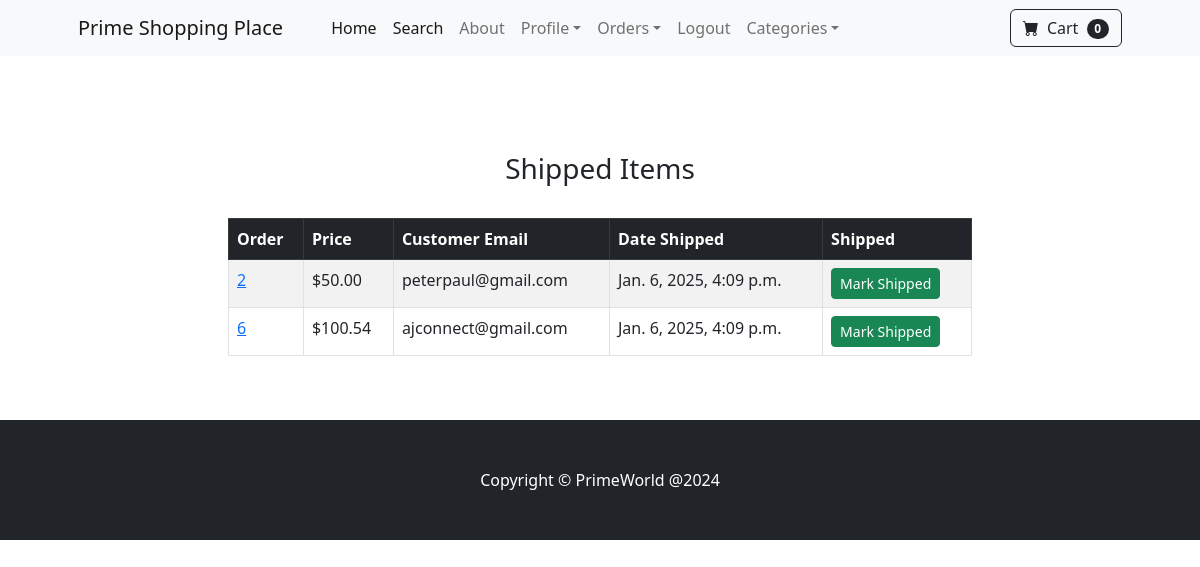
The page /payment/shipped_dash/ (signed in) on the database its author committed.
### payment/models.py (models this page shows, shortened)
class Order(models.Model):
    user = models.ForeignKey(User, on_delete=models.CASCADE, null=True, blank=True)
    full_name = models.CharField(max_length=255)
    email = models.EmailField(max_length=255)
    shipping_address = models.TextField(max_length=15000)
    amount_paid = models.DecimalField(max_digits=12, decimal_places=2)
    date_ordered = models.DateTimeField(auto_now_add=True)
    shipped = models.BooleanField(default=False)
    date_shipped = models.DateTimeField(blank=True, null=True)

### payment/views.py (the view, shortened to what this page needs)
# urls.py: path("shipped_dash/", views.shipped_dash, name='shipped_dash'),
def shipped_dash(request):
    if request.user.is_authenticated and request.user.is_superuser:
        orders = Order.objects.filter(shipped=True)
        return render(request, "payment/shipped_dash.html", {"orders":orders})
    else:
        messages.success(request, "The Access Denied")
        return redirect('home')

### cart/cart.py (called while the page is built)
    def __len__(self):
        return len(self.cart)

### cart/context_processors.py (called while the page is built)
def cart(request):
    return {'cart': Cart(request)}

### payment/templates/payment/shipped_dash.html (shortened to what this page needs)
{% extends 'base.html' %}
{% block content %}
<div class="container">
    <div class="row">
        <center>
            <div class="col-8">
                <br> <br>
                <br> <br>
            <h3> Shipped Items </h3> <br>
            <table class="table table-striped table-hover table-bordered">
                <thead class="table-dark">
                  <tr>
                    <th scope="col">Order</th>
                    <th scope="col">Price</th>
                    <th scope="col">Customer Email</th>
                    <th scope="col">Date Shipped</th>
                    <th scope="col">Shipped</th>
                  </tr>
                </thead>
                <tbody>
                    {% for item in orders %}
                  <tr>
                    <td><a href="{% url 'orders' item.id %}">{{ item.id }}</a></td>
                    <td> ${{ item.amount_paid }}</td>
                    <td> {{ item.email }}</td>
                    <td> {{ item.date_shipped }}</td>
                    <td>
                      <form method="POST">
                        <button type="submit" class="btn btn-success btn-sm">Mark Shipped</button>
                      </form>
                    </td>
                  </tr>
                    {% endfor %}
                </tbody>
              </table>
                <br> <br>
            </div>
        </center>
    </div>
</div>
{% endblock %}

### rows shown on the page
Order: id "2", amount_paid "50.00", email "peterpaul@gmail.com", date_shipped "Jan. 6, 2025, 4:09 p.m."
Order: id "6", amount_paid "100.54", email "ajconnect@gmail.com", date_shipped "Jan. 6, 2025, 4:09 p.m."

### other values the page prints
{{ cart|length }} "0"
